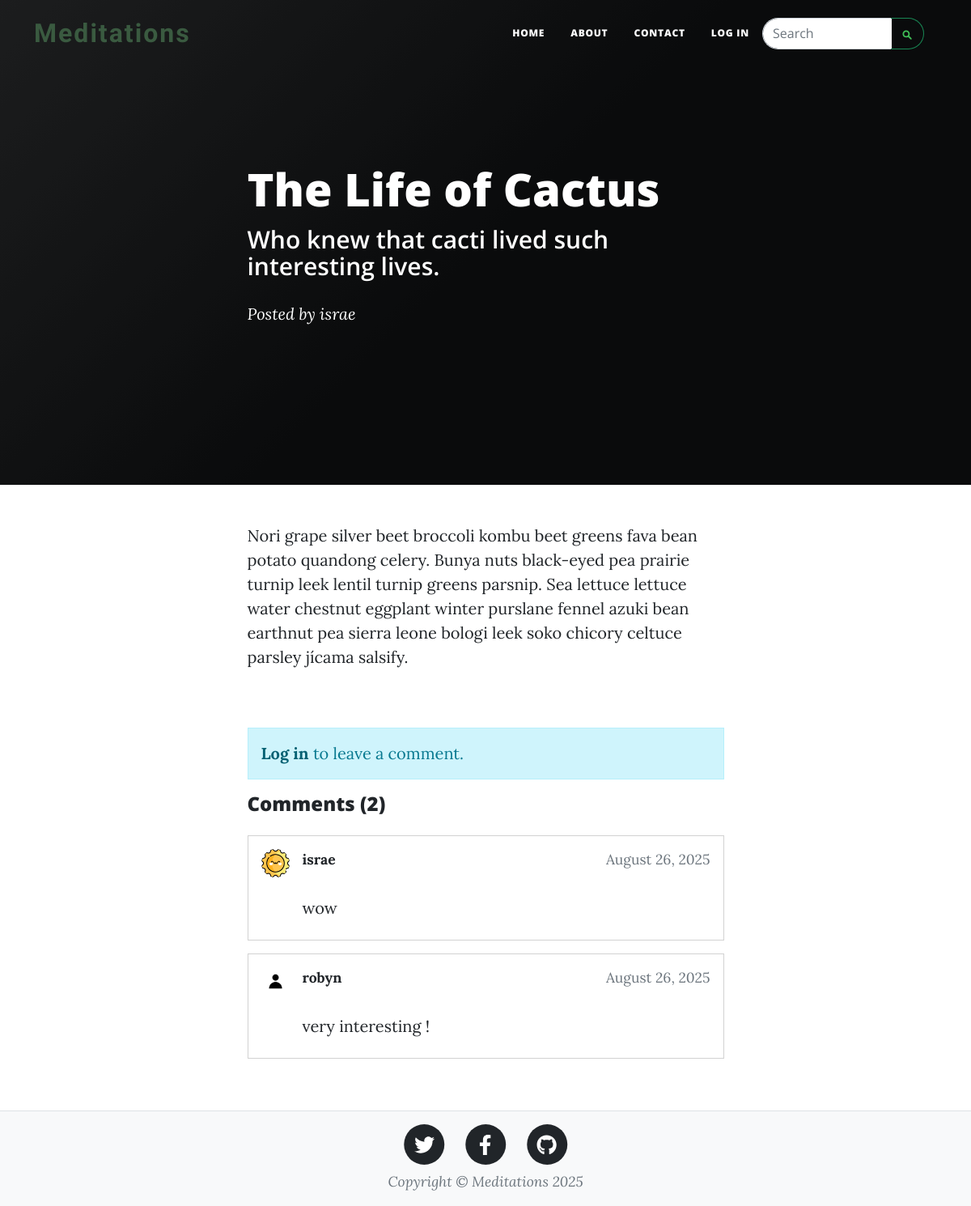
/post/1, run on an earlier commit of the app's database.
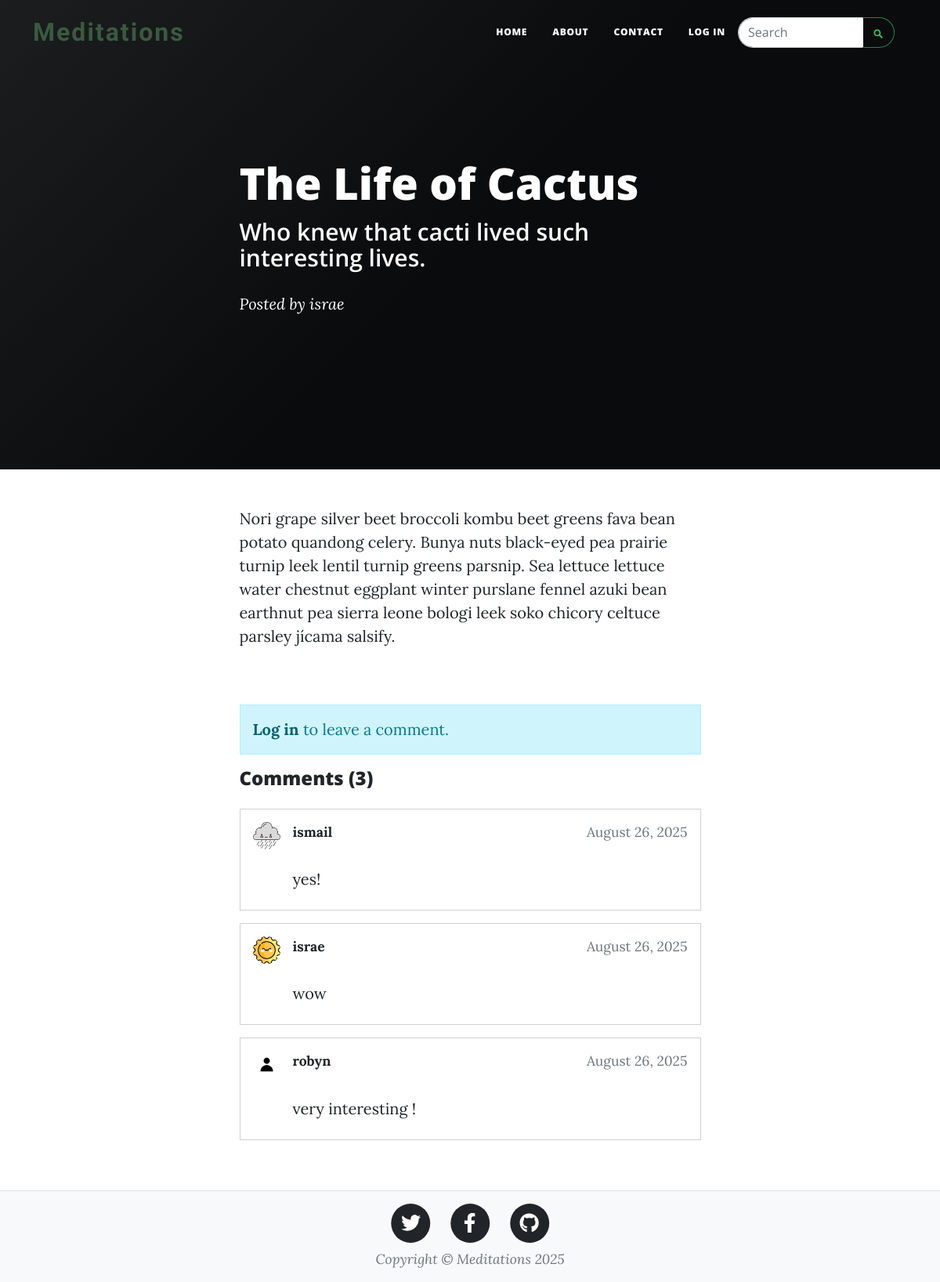
And on a later commit of the database.
### server.py (models this page shows, shortened)
class BlogPost(db.Model):
    id: Mapped[int] = mapped_column(Integer, primary_key=True)
    title: Mapped[str] = mapped_column(String(100), nullable=False)
    subtitle: Mapped[str] = mapped_column(String(100), nullable=False)
    body: Mapped[str] = mapped_column(String, nullable=False)
    author_id: Mapped[int] = mapped_column(ForeignKey("user.id"), nullable=True)  # Nullable for migration
    date: Mapped[str] = mapped_column(String(100), nullable=False)
    author: Mapped['User'] = relationship(back_populates='posts')
    comments: Mapped[list['Comment']] = relationship(back_populates='post', cascade='all, delete-orphan')

class Comment(db.Model):
    id: Mapped[int] = mapped_column(Integer, primary_key=True)
    content: Mapped[str] = mapped_column(String, nullable=False)
    date: Mapped[str] = mapped_column(String(100), nullable=False)
    author_id: Mapped[int] = mapped_column(ForeignKey("user.id"), nullable=False)
    post_id: Mapped[int] = mapped_column(ForeignKey("blog_post.id"), nullable=False)
    author: Mapped['User'] = relationship(back_populates='comments')
    post: Mapped['BlogPost'] = relationship(back_populates='comments')

class User(UserMixin, db.Model):
    id: Mapped[int] = mapped_column(Integer, primary_key=True)
    email: Mapped[str] = mapped_column(String(100), unique=True)
    password: Mapped[str] = mapped_column(String(100))
    name: Mapped[str] = mapped_column(String(1000))
    role: Mapped[str] = mapped_column(String(20), default='regular', nullable=False)
    date_joined: Mapped[str] = mapped_column(String(100), default=None, nullable=True)
    profile_picture: Mapped[str] = mapped_column(String(100), default='default_profile.jpg', nullable=True)
    posts: Mapped[list['BlogPost']] = relationship(back_populates='author')
    comments: Mapped[list['Comment']] = relationship(back_populates='author')

### server.py (the view, shortened to what this page needs)
@app.route('/post/<int:id>', methods=['GET', 'POST'])
def post(id):
    blog_post = BlogPost.query.get_or_404(id)
    comment_form = CommentForm()
    comments = Comment.query.filter_by(post_id=id).order_by(Comment.id.desc()).all()
    return render_template('post.html',
                         page_title=blog_post.title,
                         page_subtitle=blog_post.subtitle,
                         page_meta=f"Posted by {blog_post.author.name if blog_post.author else 'Unknown'}",
                         page_body=blog_post.body,
                         page_background_type="black",
                         page_background_image=None,
                         year=get_current_year(),
                         blog=blog_post,
                         comments=comments,
                         comment_form=comment_form)

### server.py
class CommentForm(FlaskForm):
    content = TextAreaField('Comment', validators=[DataRequired()], render_kw={'placeholder': 'Write your comment here...', 'rows': 3})
    submit = SubmitField('Post Comment')

### server.py (called while the page is built)
def get_current_year():
    return date.today().year

@app.context_processor
def inject_current_year():
    return {'get_current_year': get_current_year}

### templates/post.html (shortened to what this page needs)
{% extends "base.html" %}
{% block content %}
<article class="mb-4">
    <div class="container px-4 px-lg-5">
        <div class="row gx-4 gx-lg-5 justify-content-center">
            <div class="col-md-10 col-lg-8 col-xl-7">
                {{ page_body | safe }}
            </div>
        </div>
    </div>
</article>
<section class="py-5">
    <div class="container px-4 px-lg-5">
        <div class="row gx-4 gx-lg-5 justify-content-center">
            <div class="col-md-10 col-lg-8 col-xl-7">
                {% if current_user.is_authenticated %}
                <div class="card mb-4">
                    <div class="card-header">
                        <h5 class="mb-0">Leave a Comment</h5>
                    </div>
                    <div class="card-body">
                        <form method="POST">
                            {{ comment_form.hidden_tag() }}
                            <div class="mb-3">
                                {{ comment_form.content.label(class="form-label") }}
                                {{ comment_form.content(class="form-control") }}
                                {% for error in comment_form.content.errors %}
                                    <div class="text-danger">{{ error }}</div>
                                {% endfor %}
                            </div>
                            {{ comment_form.submit(class="btn btn-primary") }}
                        </form>
                    </div>
                </div>
                {% else %}
                <div class="alert alert-info">
                    <a href="{{ url_for('login') }}" class="alert-link">Log in</a> to leave a comment.
                </div>
                {% endif %}
                <div class="comments-section">
                    <h4 class="mb-4">Comments ({{ comments|length }})</h4>
                    {% if comments %}
                        {% for comment in comments %}
                                                <div class="card mb-3">
                            <div class="card-body p-3">
                                <div class="d-flex align-items-start mb-2">
                                    <img src="{{ url_for('static', filename=comment.author.profile_picture or 'default_profile.jpg') }}"
                                         alt="Profile"
                                         class="me-3"
                                         style="width: 35px; height: 35px; border-radius: 50%; object-fit: cover; flex-shrink: 0;">
                                    <div class="flex-grow-1">
                                        <div class="d-flex justify-content-between align-items-center mb-1">
                                            <small class="fw-bold mb-0">{{ comment.author.name }}</small>
                                            <small class="text-muted">{{ comment.date }}</small>
                                        </div>
                                        <p class="mb-0">{{ comment.content }}</p>
                                    </div>
                                </div>
                            </div>
                        </div>
                        {% endfor %}
                    {% else %}
                        <p class="text-muted">No comments yet. Be the first to comment!</p>
                    {% endif %}
                </div>
            </div>
        </div>
    </div>
</section>
{% endblock %}

### templates/base.html (shortened to what this page needs)
<!DOCTYPE html>
<html lang="en">
    <head>
        <link rel="stylesheet" href="{{ url_for('static', filename='styles.css') }}">
    </head>
    <body class="d-flex flex-column min-vh-100">
        {% include 'header.html' %}
        <main class="flex-grow-1">
            {% block content %}{% endblock %}
        </main>
        {% include 'footer.html' %}
    </body>
</html>

### templates/header.html (shortened to what this page needs)
<!DOCTYPE html>
<html lang="en">
<head>
</head>
<body>
    <nav class="navbar navbar-expand-lg navbar-light" id="mainNav">
        <div class="container">
            <a class="navbar-brand medieval-brand" href="{{ url_for('home') }}">Meditations</a>
            <div class="collapse navbar-collapse" id="navbarResponsive">
                <ul class="navbar-nav ms-auto py-4 py-lg-0">
                    <li class="nav-item"><a class="nav-link px-lg-3 py-3 py-lg-4" href="{{ url_for('home') }}">Home</a></li>
                    <li class="nav-item"><a class="nav-link px-lg-3 py-3 py-lg-4" href="{{ url_for('about') }}">About</a></li>
                    <li class="nav-item"><a class="nav-link px-lg-3 py-3 py-lg-4" href="{{ url_for('contact') }}">Contact</a></li>
                    {% if not current_user.is_authenticated %}
                    <li class="nav-item"><a class="nav-link px-lg-3 py-3 py-lg-4" href="{{ url_for('login') }}">Log in</a></li>
                    {% endif %}
                </ul>
                <form class="form-inline my-2 my-lg-0 d-flex align-items-center me-3">
                    <div class="input-group" style="max-width: 200px;">
                        <input class="form-control" type="search" placeholder="Search" aria-label="Search" style="border-radius: 20px 0 0 20px; border-right: none;">
                        <button class="btn btn-outline-success" type="submit" style="border-radius: 0 20px 20px 0; border-left: none; padding: 8px 12px;">
                        </button>
                    </div>
                </form>
            </div>
        </div>
    </nav>
    {% if show_header is not defined or show_header %}
    {% set background_type = page_background_type or 'image' %}
    {% if background_type == 'black' %}
        <header class="masthead" style="background: linear-gradient(135deg, #1a1a1a 0%, #000000 50%, #000000 100%); min-height: 50vh;">
    {% elif background_type == 'image' or background_type == 'custom' %}
        <header class="masthead" style="background-image: url('{{ page_background_image }}'); min-height: 50vh;">
    {% else %}
        <header class="masthead" style="background: linear-gradient(135deg, #1a1a1a 0%, #000000 50%, #000000 100%); min-height: 50vh;">
    {% endif %}
        <div class="container position-relative px-4 px-lg-5">
            <div class="row gx-4 gx-lg-5 justify-content-center">
                <div class="col-md-10 col-lg-8 col-xl-7">
                    {% if page_meta %}
                    <div class="post-heading">
                        <h1>{{ page_title or 'Post Title' }}</h1>
                        <h2 class="subheading">{{ page_subtitle or 'Post Subtitle' }}</h2>
                        <span class="meta">{{ page_meta }}</span>
                    </div>
                    {% else %}
                    <div class="site-heading">
                        <h1>{{ page_title or 'Page Title' }}</h1>
                        <span class="subheading">{{ page_subtitle or 'Page Subtitle' }}</span>
                    </div>
                    {% endif %}
                </div>
            </div>
        </div>
    </header>
    {% endif %}
</body>
</html>

### templates/footer.html
<footer class="border-top bg-light mt-auto py-3">
    <div class="container px-4 px-lg-5">
        <div class="row gx-4 gx-lg-5 justify-content-center align-items-center">
            <div class="col-md-10 col-lg-8 col-xl-7">
                <ul class="list-inline text-center mb-2">
                    <li class="list-inline-item">
                        <a href="https://twitter.com" target="_blank" class="text-decoration-none">
                            <span class="fa-stack fa-lg">
                                <i class="fas fa-circle fa-stack-2x text-dark"></i>
                                <i class="fab fa-twitter fa-stack-1x fa-inverse"></i>
                            </span>
                        </a>
                    </li>
                    <li class="list-inline-item">
                        <a href="https://facebook.com" target="_blank" class="text-decoration-none">
                            <span class="fa-stack fa-lg">
                                <i class="fas fa-circle fa-stack-2x text-dark"></i>
                                <i class="fab fa-facebook-f fa-stack-1x fa-inverse"></i>
                            </span>
                        </a>
                    </li>
                    <li class="list-inline-item">
                        <a href="https://github.com" target="_blank" class="text-decoration-none">
                            <span class="fa-stack fa-lg">
                                <i class="fas fa-circle fa-stack-2x text-dark"></i>
                                <i class="fab fa-github fa-stack-1x fa-inverse"></i>
                            </span>
                        </a>
                    </li>
                </ul>
                <div class="small text-center text-muted fst-italic">
                    Copyright &copy; Meditations {{ get_current_year() }}
                </div>
            </div>
        </div>
    </div>
</footer>

What changed in the data, as far as the page shows it:
added Comment: profile_picture (picture), author.name "ismail", date "August 26, 2025", content "yes!"
Also different on the page:
{{ comments|length }}: "2" → "3"
